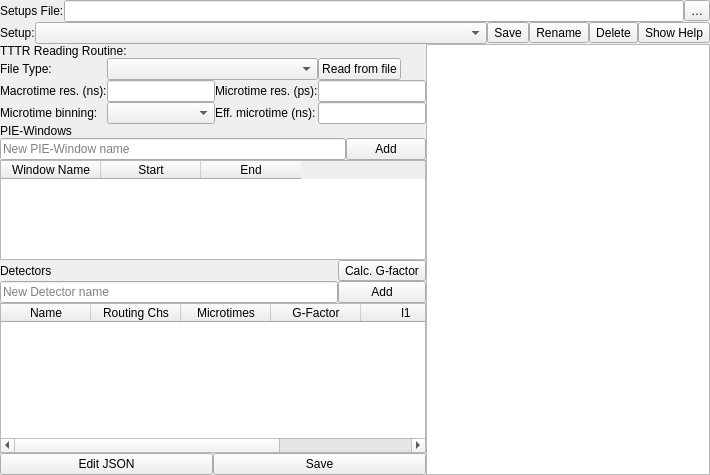
<?xml version="1.0" encoding="UTF-8"?>
<ui version="4.0">
 <class>DetectorWizardPage</class>
 <widget class="QWizardPage" name="DetectorWizardPage">
  <property name="geometry">
   <rect>
    <x>0</x>
    <y>0</y>
    <width>710</width>
    <height>473</height>
   </rect>
  </property>
  <property name="sizePolicy">
   <sizepolicy hsizetype="Preferred" vsizetype="Preferred">
    <horstretch>0</horstretch>
    <verstretch>0</verstretch>
   </sizepolicy>
  </property>
  <property name="windowTitle">
   <string>Detectors and PIE-window definition</string>
  </property>
  <layout class="QGridLayout" name="gridLayout">
   <property name="leftMargin">
    <number>0</number>
   </property>
   <property name="topMargin">
    <number>0</number>
   </property>
   <property name="rightMargin">
    <number>0</number>
   </property>
   <property name="bottomMargin">
    <number>0</number>
   </property>
   <property name="spacing">
    <number>0</number>
   </property>
   <item row="0" column="0" colspan="2">
    <layout class="QHBoxLayout" name="setups_file_layout">
     <property name="spacing">
      <number>0</number>
     </property>
     <property name="leftMargin">
      <number>0</number>
     </property>
     <property name="topMargin">
      <number>0</number>
     </property>
     <property name="rightMargin">
      <number>0</number>
     </property>
     <property name="bottomMargin">
      <number>0</number>
     </property>
     <item>
      <widget class="QLabel" name="label">
       <property name="text">
        <string>Setups File:</string>
       </property>
      </widget>
     </item>
     <item>
      <widget class="QLineEdit" name="setups_file_le">
       <property name="readOnly">
        <bool>true</bool>
       </property>
      </widget>
     </item>
     <item>
      <widget class="QToolButton" name="load_setups_file_button">
       <property name="toolTip">
        <string>Load a different detector setups file</string>
       </property>
       <property name="text">
        <string>…</string>
       </property>
      </widget>
     </item>
    </layout>
   </item>
   <item row="1" column="0" colspan="2">
    <layout class="QHBoxLayout" name="setup_layout">
     <property name="spacing">
      <number>0</number>
     </property>
     <property name="leftMargin">
      <number>0</number>
     </property>
     <property name="topMargin">
      <number>0</number>
     </property>
     <property name="rightMargin">
      <number>0</number>
     </property>
     <property name="bottomMargin">
      <number>0</number>
     </property>
     <item>
      <widget class="QLabel" name="label_2">
       <property name="sizePolicy">
        <sizepolicy hsizetype="Fixed" vsizetype="Preferred">
         <horstretch>0</horstretch>
         <verstretch>0</verstretch>
        </sizepolicy>
       </property>
       <property name="text">
        <string>Setup:</string>
       </property>
      </widget>
     </item>
     <item>
      <widget class="QComboBox" name="setup_combo"/>
     </item>
     <item>
      <widget class="QToolButton" name="save_setup_button">
       <property name="text">
        <string>Save</string>
       </property>
      </widget>
     </item>
     <item>
      <widget class="QToolButton" name="rename_setup_button">
       <property name="text">
        <string>Rename</string>
       </property>
      </widget>
     </item>
     <item>
      <widget class="QToolButton" name="delete_setup_button">
       <property name="text">
        <string>Delete</string>
       </property>
      </widget>
     </item>
     <item>
      <widget class="QToolButton" name="help_button">
       <property name="text">
        <string>Show Help</string>
       </property>
       <property name="checkable">
        <bool>true</bool>
       </property>
      </widget>
     </item>
    </layout>
   </item>
   <item row="2" column="0">
    <layout class="QGridLayout" name="tttr_layout">
     <property name="leftMargin">
      <number>0</number>
     </property>
     <property name="topMargin">
      <number>0</number>
     </property>
     <property name="rightMargin">
      <number>0</number>
     </property>
     <property name="bottomMargin">
      <number>0</number>
     </property>
     <property name="spacing">
      <number>0</number>
     </property>
     <item row="0" column="0" colspan="4">
      <widget class="QLabel" name="label_3">
       <property name="text">
        <string>TTTR Reading Routine:</string>
       </property>
      </widget>
     </item>
     <item row="1" column="0">
      <widget class="QLabel" name="label_4">
       <property name="text">
        <string>File Type:</string>
       </property>
      </widget>
     </item>
     <item row="2" column="0">
      <widget class="QLabel" name="label_5">
       <property name="text">
        <string>Macrotime res. (ns):</string>
       </property>
      </widget>
     </item>
     <item row="2" column="1">
      <widget class="QLineEdit" name="macro_time_le"/>
     </item>
     <item row="2" column="2">
      <widget class="QLabel" name="label_6">
       <property name="text">
        <string>Microtime res. (ps):</string>
       </property>
      </widget>
     </item>
     <item row="2" column="3">
      <widget class="QLineEdit" name="micro_time_le"/>
     </item>
     <item row="3" column="0">
      <widget class="QLabel" name="label_7">
       <property name="text">
        <string>Microtime binning:</string>
       </property>
      </widget>
     </item>
     <item row="3" column="1">
      <widget class="QComboBox" name="micro_binning_combo"/>
     </item>
     <item row="3" column="2">
      <widget class="QLabel" name="label_8">
       <property name="text">
        <string>Eff. microtime (ns):</string>
       </property>
      </widget>
     </item>
     <item row="3" column="3">
      <widget class="QLineEdit" name="effective_micro_time_le">
       <property name="readOnly">
        <bool>true</bool>
       </property>
      </widget>
     </item>
     <item row="1" column="3">
      <widget class="QPushButton" name="read_tttr_button">
       <property name="sizePolicy">
        <sizepolicy hsizetype="Fixed" vsizetype="Fixed">
         <horstretch>0</horstretch>
         <verstretch>0</verstretch>
        </sizepolicy>
       </property>
       <property name="text">
        <string>Read from file</string>
       </property>
      </widget>
     </item>
     <item row="1" column="1" colspan="2">
      <widget class="QComboBox" name="file_type_combo"/>
     </item>
    </layout>
   </item>
   <item row="2" column="1" rowspan="4">
    <widget class="QTextEdit" name="help_text">
     <property name="sizePolicy">
      <sizepolicy hsizetype="Expanding" vsizetype="Minimum">
       <horstretch>0</horstretch>
       <verstretch>0</verstretch>
      </sizepolicy>
     </property>
     <property name="maximumSize">
      <size>
       <width>16777215</width>
       <height>16777215</height>
      </size>
     </property>
     <property name="visible">
      <bool>true</bool>
     </property>
     <property name="readOnly">
      <bool>true</bool>
     </property>
    </widget>
   </item>
   <item row="3" column="0">
    <layout class="QGridLayout" name="gridLayout_2">
     <property name="spacing">
      <number>0</number>
     </property>
     <item row="2" column="0">
      <widget class="QLineEdit" name="new_window_le">
       <property name="placeholderText">
        <string>New PIE-Window name</string>
       </property>
      </widget>
     </item>
     <item row="0" column="0">
      <widget class="QLabel" name="label_9">
       <property name="text">
        <string>PIE-Windows</string>
       </property>
      </widget>
     </item>
     <item row="2" column="1">
      <widget class="QPushButton" name="add_window_button">
       <property name="text">
        <string>Add</string>
       </property>
      </widget>
     </item>
     <item row="3" column="0" colspan="2">
      <widget class="QTableWidget" name="windows_form">
       <property name="sizePolicy">
        <sizepolicy hsizetype="Expanding" vsizetype="Fixed">
         <horstretch>0</horstretch>
         <verstretch>0</verstretch>
        </sizepolicy>
       </property>
       <property name="maximumSize">
        <size>
         <width>16777215</width>
         <height>100</height>
        </size>
       </property>
       <property name="alternatingRowColors">
        <bool>false</bool>
       </property>
       <property name="sortingEnabled">
        <bool>false</bool>
       </property>
       <property name="columnCount">
        <number>3</number>
       </property>
       <attribute name="horizontalHeaderVisible">
        <bool>true</bool>
       </attribute>
       <attribute name="horizontalHeaderCascadingSectionResizes">
        <bool>false</bool>
       </attribute>
       <attribute name="horizontalHeaderMinimumSectionSize">
        <number>20</number>
       </attribute>
       <column>
        <property name="text">
         <string>Window Name</string>
        </property>
       </column>
       <column>
        <property name="text">
         <string>Start</string>
        </property>
       </column>
       <column>
        <property name="text">
         <string>End</string>
        </property>
       </column>
      </widget>
     </item>
    </layout>
   </item>
   <item row="4" column="0">
    <layout class="QGridLayout" name="gridLayout_3">
     <property name="spacing">
      <number>0</number>
     </property>
     <item row="1" column="0">
      <widget class="QLineEdit" name="new_detector_le">
       <property name="placeholderText">
        <string>New Detector name</string>
       </property>
      </widget>
     </item>
     <item row="0" column="0">
      <widget class="QLabel" name="label_10">
       <property name="text">
        <string>Detectors</string>
       </property>
      </widget>
     </item>
     <item row="1" column="1">
      <widget class="QPushButton" name="add_detector_button">
       <property name="text">
        <string>Add</string>
       </property>
      </widget>
     </item>
     <item row="2" column="0" colspan="2">
      <widget class="QTableWidget" name="detectors_form">
       <property name="sizePolicy">
        <sizepolicy hsizetype="Expanding" vsizetype="Minimum">
         <horstretch>0</horstretch>
         <verstretch>0</verstretch>
        </sizepolicy>
       </property>
       <property name="maximumSize">
        <size>
         <width>16777215</width>
         <height>150</height>
        </size>
       </property>
       <property name="autoScroll">
        <bool>true</bool>
       </property>
       <property name="alternatingRowColors">
        <bool>false</bool>
       </property>
       <property name="columnCount">
        <number>6</number>
       </property>
       <attribute name="horizontalHeaderMinimumSectionSize">
        <number>20</number>
       </attribute>
       <attribute name="horizontalHeaderDefaultSectionSize">
        <number>90</number>
       </attribute>
       <column>
        <property name="text">
         <string>Name</string>
        </property>
       </column>
       <column>
        <property name="text">
         <string>Routing Chs</string>
        </property>
       </column>
       <column>
        <property name="text">
         <string>Microtimes</string>
        </property>
       </column>
       <column>
        <property name="text">
         <string>G-Factor</string>
        </property>
       </column>
       <column>
        <property name="text">
         <string>l1</string>
        </property>
       </column>
       <column>
        <property name="text">
         <string>l2</string>
        </property>
       </column>
      </widget>
     </item>
     <item row="0" column="1">
      <widget class="QToolButton" name="toolButton_calc_g_factor">
       <property name="text">
        <string>Calc. G-factor</string>
       </property>
      </widget>
     </item>
    </layout>
   </item>
   <item row="5" column="0">
    <layout class="QGridLayout" name="controls">
     <property name="leftMargin">
      <number>0</number>
     </property>
     <property name="topMargin">
      <number>0</number>
     </property>
     <property name="rightMargin">
      <number>0</number>
     </property>
     <property name="bottomMargin">
      <number>0</number>
     </property>
     <property name="spacing">
      <number>0</number>
     </property>
     <item row="0" column="2">
      <widget class="QPushButton" name="edit_json_button">
       <property name="text">
        <string>Edit JSON</string>
       </property>
      </widget>
     </item>
     <item row="0" column="3">
      <widget class="QPushButton" name="save_button">
       <property name="text">
        <string>Save</string>
       </property>
      </widget>
     </item>
    </layout>
   </item>
  </layout>
 </widget>
 <resources/>
 <connections/>
</ui>
